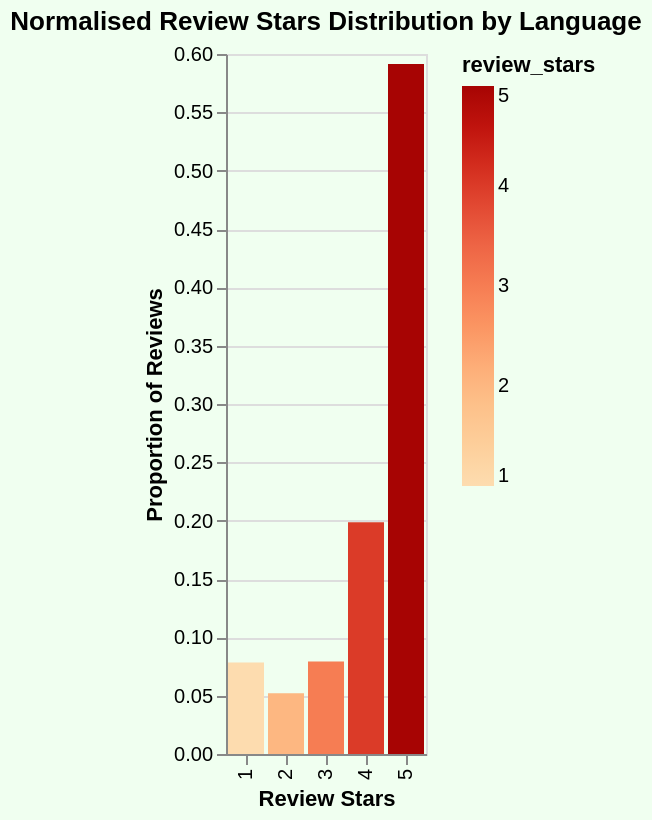

Here is the Vega-Lite specification saved for this chart:
### Vega-Lite specification from a JSON file in a GitHub repository (floating-point values rounded to 4 significant figures; data arrays with more than 128 entries replaced by an {"elided": "..."} marker saying what was removed)
{"config": {"view": {"continuousWidth": 300, "continuousHeight": 300}}, "data": {"name": "data-1a25c0e6a1aa26302abfcae795757915"}, "mark": {"type": "bar"}, "background": "#f0fff0", "encoding": {"color": {"field": "review_stars", "scale": {"scheme": "orangered"}, "type": "quantitative"}, "tooltip": [{"field": "review_stars", "type": "quantitative"}, {"field": "count_reviews", "type": "quantitative"}, {"field": "normalised_count", "type": "quantitative"}], "x": {"field": "review_stars", "title": "Review Stars", "type": "ordinal"}, "y": {"field": "normalised_count", "title": "Proportion of Reviews", "type": "quantitative"}}, "height": 350, "params": [{"name": "param_129", "select": {"type": "point", "fields": ["language"]}, "bind": {"input": "select", "options": ["Aragonese", "Arabic", "Bengali", "Bosnian", "Czech", "Danish", "German", "Greek", "English", "Spanish", "Finnish", "French", "Galician", "Hebrew", "Croatian", "Haitian Creole", "Hungarian", "Italian", "Japanese", "Korean", "Latin", "Luxembourgish", "Lithuanian", "Maltese", "Norwegian Bokmål", "Dutch", "Norwegian", "Occitan", "Polish", "Portuguese", "Russian", "Slovak", "Swedish", "Turkish", "Ukrainian", "Chinese"], "name": "Language"}, "value": "Italian"}], "title": "Normalised Review Stars Distribution by Language", "transform": [{"filter": {"param": "param_129"}}], "width": "container", "$schema": "https://vega.github.io/schema/vega-lite/v5.17.0.json", "datasets": {"data-1a25c0e6a1aa26302abfcae795757915": {"elided": "130 records"}}}
